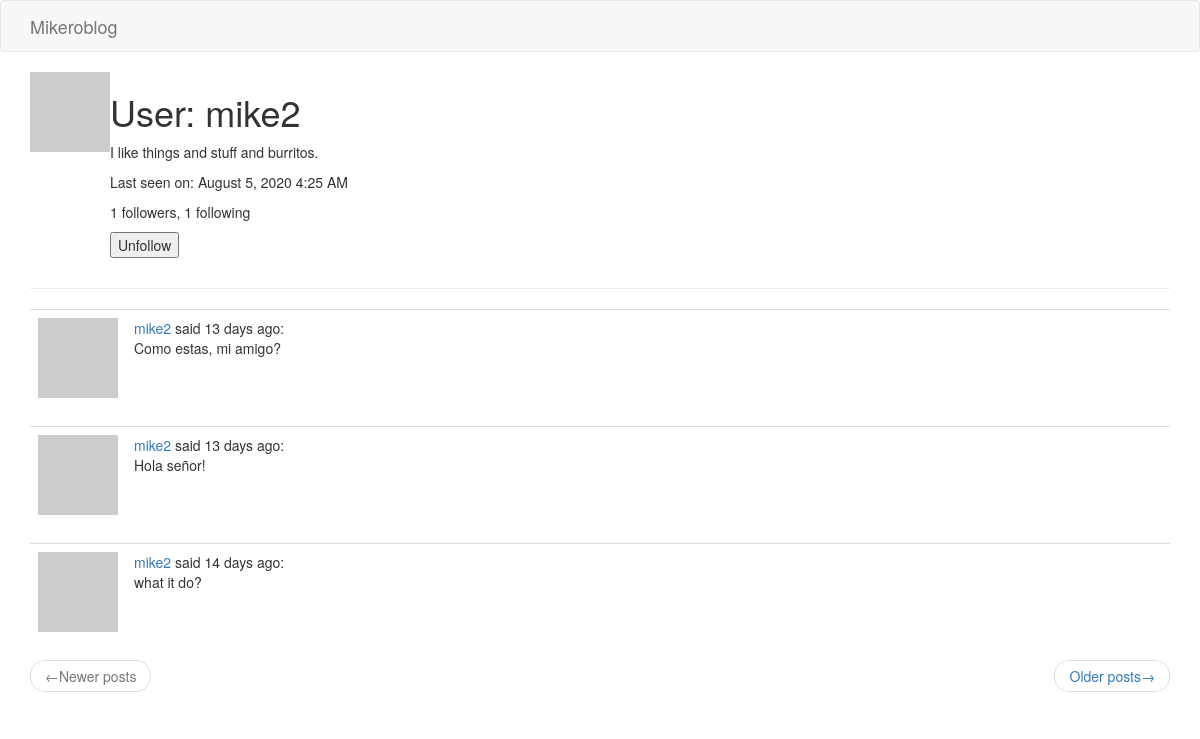
/user/mike2 (signed in), run on the app's committed database.
### app/models.py (models this page shows, shortened)
class User(UserMixin, db.Model):
    id = db.Column(db.Integer, primary_key=True)
    username = db.Column(db.String(64), index=True, unique=True)
    email = db.Column(db.String(120), index=True, unique=True)
    password_hash = db.Column(db.String(128))
    posts = db.relationship('Post', backref='author', lazy='dynamic')
    about_me = db.Column(db.String(140))
    last_seen = db.Column(db.DateTime, default=datetime.utcnow)
    followed = db.relationship(
        'User',
        secondary=followers,
        primaryjoin=(followers.c.follower_id == id),
        secondaryjoin=(followers.c.followed_id == id),
        backref=db.backref('followers', lazy='dynamic'),
        lazy='dynamic'
    )
    def avatar(self, size):
        digest = md5(self.email.lower().encode('utf-8')).hexdigest()
        return f'https://www.gravatar.com/avatar/{digest}?d=identicon&s={size}'
    def is_following(self, user):
        return self.followed.filter(
            followers.c.followed_id == user.id).count() > 0

class Post(db.Model):
    id = db.Column(db.Integer, primary_key=True)
    body = db.Column(db.String(140))
    timestamp = db.Column(db.DateTime, index=True, default=datetime.utcnow)
    user_id = db.Column(db.Integer, db.ForeignKey('user.id'))
    language = db.Column(db.String(5))

### app/main/routes.py (the view)
@bp.route('/user/<username>')
@login_required
def user(username):
    user = User.query.filter_by(username=username).first_or_404()
    page = request.args.get('page', 1, type=int)
    posts = user.posts.order_by(Post.timestamp.desc()).paginate(
        page, current_app.config['POSTS_PER_PAGE'], False)
    next_url = url_for('main.user', username=user.username, page=posts.next_num) \
        if posts.has_next else None
    prev_url = url_for('main.user', username=user.username, page=posts.prev_num) \
        if posts.has_prev else None
    form = EmptyForm()
    return render_template('user.html', user=user, posts=posts.items, form=form,
                           next_url=next_url, prev_url=prev_url)

### app/main/forms.py
class EmptyForm(FlaskForm):
    submit = SubmitField('Submit')

### app/main/routes.py (called while the page is built)
@bp.before_request
def before_request():
    if current_user.is_authenticated:
        current_user.last_seen = datetime.utcnow()
        db.session.commit()

### app/models.py (called while the page is built)
@login.user_loader
def load_user(id):
    return User.query.get(int(id))

### app/templates/user.html (shortened to what this page needs)
{% extends 'base.html' %}
{% block app_content %}
    <table>
        <tr valign='top'>
            <td><img src='{{ user.avatar(128) }}'></td>
            <td>
                <h1>User: {{ user.username }}</h1>
                {% if user.about_me %}
                    <p>{{ user.about_me }}</p>
                {% endif %}
                {% if user.last_seen %}
                    <p>Last seen on: {{ moment(user.last_seen).format('LLL') }}</p>
                {% endif %}
                <p>{{ user.followers.count() }} followers, {{ user.followed.count() }} following</p>
                {% if user == current_user %}
                    <p><a href="{{ url_for('main.edit_profile') }}">Edit your profile</a></p>
                {% else %}
                    <p>
                        <form action='{{ url_for('main.unfollow', username=user.username) }}' method='post'>
                            {{ form.submit(value='Unfollow') }}
                        </form>
                    </p>
                {% endif %}
            </td>
        </tr>
    </table>
    <hr>
    {% for post in posts %}
        {% include '_post.html' %}
    {% endfor %}
    <nav aria-label='...'>
        <ul class='pager'>
            <li class='previous{% if not prev_url %} disabled{% endif %}'>
                <a href='{{ prev_url or "#" }}'>
                    <span aria-hidden='true'>&larr;</span>Newer posts
                </a>
            </li>
            <li class='next{% if not next_url %} disabled{% endif %}'>
                <a href='{{ next_url or "#" }}'>
                    Older posts<span aria-hidden='true'>&rarr;</span>
                </a>
            </li>
        </ul>
    </nav>
{% endblock %}

### app/templates/_post.html (shortened to what this page needs)
<table class='table table-hover'>
    <tr>
        <td width='70px'>
            <a href='{{ url_for('main.user', username=post.author.username) }}'>
                <img src='{{ post.author.avatar(70) }}'>
            </a>
        </td>
        <td>
            <a href='{{ url_for('main.user', username=post.author.username) }}'>
                {{ post.author.username }}
            </a>
            said {{ moment(post.timestamp).fromNow() }}:
            <br>
            {{ post.body }}
        </td>
    </tr>
</table>

### data on the page
User: username "mike2", about_me "I like things and stuff and burritos.", last_seen "August 5, 2020 4:25 AM"
Post: author.username "mike2", timestamp "13 days ago", body "Como estas, mi amigo?"
Post: author.username "mike2", timestamp "13 days ago", body "Hola señor!"
Post: author.username "mike2", timestamp "14 days ago", body "what it do?"

### other printed values
{{ user.followers.count() }} "1"
{{ user.followed.count() }} "1"
